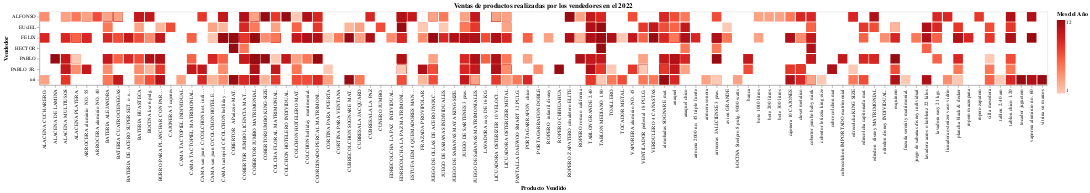

This figure's notebook cell:
### Code cell
import altair as alt
import matplotlib.pyplot as plt

alt.Chart(año).mark_bar().encode(
    y=alt.Y("nombre_vendedor", title='Vendedor'),
    x=alt.X("descripcion_producto", title='Producto Vendido'),
    color=alt.Color("Mes", title="Mes del Año", scale=alt.Scale(scheme='reds')),
).properties(
    title='Ventas de productos realizadas por los vendedores en el 2022'
)

### Figure 1 — Vega-Lite specification as saved in the notebook (floating-point values rounded to 4 significant figures; data arrays with more than 128 entries replaced by an {"elided": "..."} marker saying what was removed)
{"config": {"view": {"continuousWidth": 400, "continuousHeight": 300}}, "data": {"name": "data-8839638de70d92127e1c52fd66794714"}, "mark": "bar", "encoding": {"color": {"field": "Mes", "scale": {"scheme": "reds"}, "title": "Mes del Año", "type": "quantitative"}, "x": {"field": "descripcion_producto", "title": "Producto Vendido", "type": "nominal"}, "y": {"field": "nombre_vendedor", "title": "Vendedor", "type": "nominal"}}, "title": "Ventas de productos realizadas por los vendedores en el 2022", "$schema": "https://vega.github.io/schema/vega-lite/v4.17.0.json", "datasets": {"data-8839638de70d92127e1c52fd66794714": {"elided": "930 records"}}}
